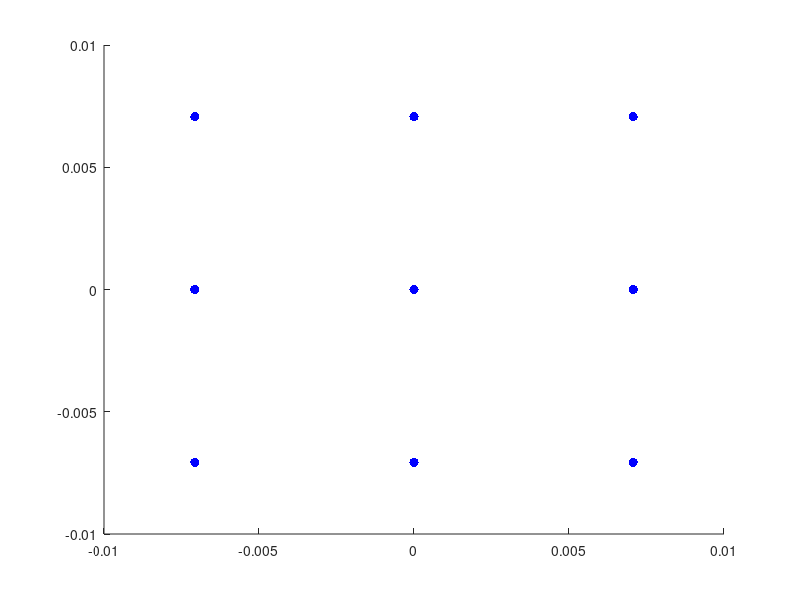

Write the MATLAB code that produced this figure. (Note: this script raises an error after producing the figure.)
%function SS = simple_space()

Ndipoles_per_level = [3, 3];
levelDepths = [0.060];

rSensors = 0.100; % mm
rSources = 0.010; dSources = sqrt(0.5*rSources^2);

xx = linspace(-dSources,dSources,Ndipoles_per_level(1));
yy = linspace(-dSources,dSources,Ndipoles_per_level(2));

%sourceSpace = zeros(Ndipoles_per_level(1), Ndipoles_per_level(2), length(levelDepths));
sourceLoc = zeros(prod([length(levelDepths), Ndipoles_per_level]), 3);
for kk = 1:length(levelDepths)
    curind = (kk-1)*prod(Ndipoles_per_level) + 1;
    for jj = 1:Ndipoles_per_level(2)
        for ii = 1:Ndipoles_per_level(1)
            sourceLoc(curind,:) = [xx(ii), yy(jj), levelDepths(kk)];
            curind = curind + 1;
        end
    end
end
nSources = size(sourceLoc,1);

clf; hold on
hhss = plot3(sourceLoc(:,1),sourceLoc(:,2),sourceLoc(:,3),'b.');
set(hhss,'MarkerSize',20);


% nodefile = 'icosph4.grid';
% trifile = 'icosph4.tri';
% posBn = rSensors*load(nodefile);
% triBn = load(trifile);
% [posBn, triBn] = limitTRI(posBn,triBn); 
% %trimesh(triBn, posBn(:,1),posBn(:,2),posBn(:,3)); hold on

nodefile = 'icosph3.grid';
trifile = 'icosph3.tri';

posBn = rSensors*load(nodefile);
triBn = load(trifile);

[sensorPos, sensorTri] = limitTRI(posBn,triBn); 
nSensors = size(sensorPos,1);
hh = plot3(sensorPos(:,1),sensorPos(:,2),sensorPos(:,3),'k.');
set(hh,'MarkerSize',20);
axis equal; axis tight; hold on
% %shading interp;%  colorbar
view(2)
xlabel('x-axis')
ylabel('y-axis')
zlabel('z-axis')

%% calculate lead field, aka. gain matrix
Gm=zeros(size(sensorPos,1),nSources*2);
for ii = 1:nSensors
    tmp = zeros(2,nSources);
    for jj = 1:nSources
        tmp(1,jj) = magsphere_Sarvas(sourceLoc(jj,:), [1,0,0], sensorPos(ii,:)); 
        tmp(2,jj) = magsphere_Sarvas(sourceLoc(jj,:), [0,1,0], sensorPos(ii,:)); 
        %G(ii,2*(jj-1)+1) = magsphere_Sarvas(sourceLoc(jj,:), [0,1,0], sensorPos(ii,:)); 
    end
    Gm(ii,:) = reshape(tmp, 1, nSources*2);
end
%%
%fld1 = 2*Gm(:,2) + 2.0*Gm(:,9) + 2*Gm(:,18);
q1   = zeros(size(Gm,2),1); q1(2) = 2;q1(9) = 2; q1(18) = 2;
%fld2 = 0.2*sum(Gm(:,comps),2) + 0.2*sum(Gm(:,comps(evn)),2);

q2   = zeros(size(Gm,2),1);
comps = [1:4, 7:12, 15:18];
evn = ~mod(comps,2);
q2(comps) = 0.275;
q2(comps(evn)) = q2(comps(evn)) + 0.275;
axlim = [-10, 13];
S1 = 0.9; S2 = 0.2;
%%
q1 = zeros(size(Gm,2),1); q1([3,15]) = [1.2,1.2]; q1(9) = - 0.4;
q2 = zeros(size(Gm,2),1); q2([3,15]) = [0.5,0.5]; q2(9) = 1.;
axlim = [-10, 10];
S1 = 1.2; S2 = 0.4;

%%
fld1 = Gm*q1*1e7;%*1e-8*1e15 -> Units will be in fT, assuming q in units of 10 nAm (weird, consider changing)!
fld2 = Gm*q2*1e7;

%%

figure(101);clf; 
subplot(2,2,1);
plot_fieldpattern3D(sensorPos,sensorTri,fld1,sensorPos); cb(1) = colorbar;
subplot(2,2,2);
plot_fieldpattern3D(sensorPos,sensorTri,fld2,sensorPos); cb(2) = colorbar;
subplot(2,2,3);
plot_sourcepattern2D(sourceLoc, q1,S1); axis equal; set(gca,'Xlim', axlim*1e-3); set(gca,'Ylim', axlim*1e-3)
subplot(2,2,4);
plot_sourcepattern2D(sourceLoc, q2,S2); axis equal; set(gca,'Xlim', axlim*1e-3); set(gca,'Ylim', axlim*1e-3);
colormap(gray(256))


n1_L2 = norm(q1)*10;
n2_L2 = norm(q2)*10;
n1_L1 = norm(q1,1)*10;
n2_L1 = norm(q2,1)*10;

fprintf(1,'\tL2\tL1\n')
fprintf(1,'Q1\t%.2f\t%.2f\n',n1_L2,n1_L1);
fprintf(1,'Q2\t%.2f\t%.2f\n',n2_L2,n2_L1);


